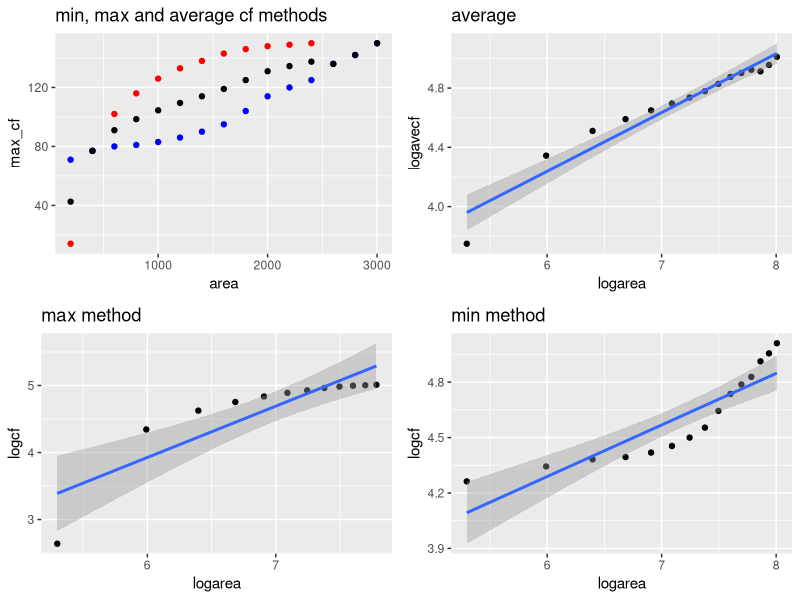
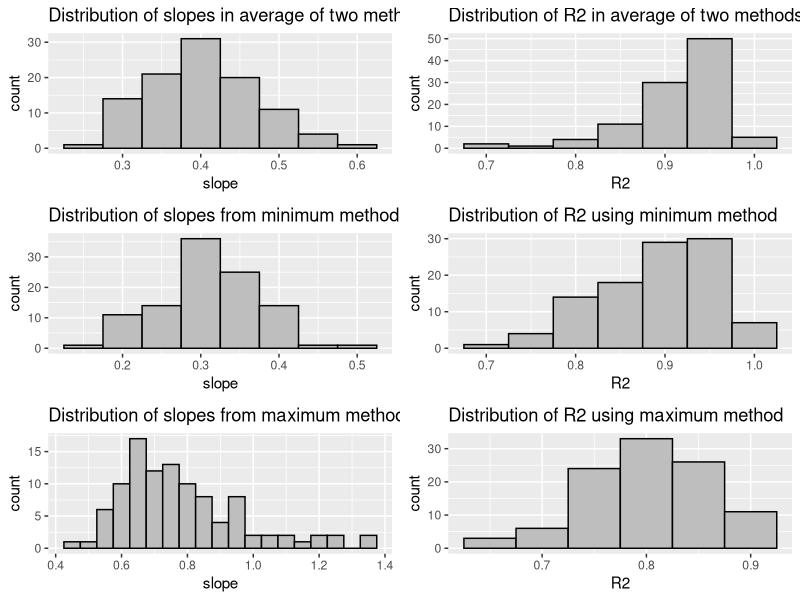

Write the R code that produced these figures, in order.

# Calculating SAC using maxmum and Minimum slope methods
#INPUTS plot_rich.csv (ExploringNests)
#       GroundCover.csv, access
#       VegCodes.csv, csv file
#OUTPUTS Some charts to Results     



rm(list = ls())
cat("\014")
library(dplyr)
library(ggplot2)
library(nlme)
library(gridExtra)
#plot level SAC


plotrichness = read.csv("../Data/plot_rich.csv")
#plot richness includes the missing plots as 0's
plotrichness = plotrichness[, -1]

#Input all the ground flora data
Data = read.csv("../Data/GroundCover.csv")
Data_Yr2 = Data %>% filter(Yr_2 == 2)#%>%select(SITE,PLOT,NEST,COV,Amalgams)
colnames(Data_Yr2) = c("SITE", "PLOT", "NEST", "Cover", "BRC_number", "Year")
veg_codes = read.csv("../Data/vegetation_codes.csv")

# the  bryophytes, lichen etc have already been removed from veg codes csv so join this with ground cover to eliminate bryophytes from counts


colnames(veg_codes) = c("Species", "BRC_number")
Data_Yr2_veg = Data_Yr2 %>% inner_join(veg_codes)
# now using Dat_Yr2_veg means analysis is carried out without bryophytes


missing_sites = c(15, 17, 38, 46, 46, 46, 59, 59, 63,
                  74, 77, 83, 90, 98, 98, 98, 59, 79,
                  79, 91, 99, 99, 99, 48, 48, 29, 29,
                  82, 77)
missing_plots = c(1,15, 9, 2, 8, 16, 1, 8, 14, 16, 1,
                  16, 2,11,12,14,1, 2, 3, 15, 10, 13,
                  14, 7, 10, 2, 1, 7, 16)
missing = as.data.frame(cbind(missing_sites, missing_plots))
colnames(missing) = c("Site", "Plot")

# calculate SAC starting from least rich plot
#select plot with least amount of species
#remove missing plots from Data_Yr2_veg



sac_max = list()

for (i in 1:103){
  f = vector()
  plotvect = c(1:16)
  sitevector = plotrichness[i,] # vector of richnesses of each plot for site i
  # remove zero values of missing plots
  #sitevector = sitevector[sitevector != 0]
  sitevector[sitevector == 0] = NA
  start = which.min(sitevector) # take plot with min richness
  siteveg = Data_Yr2_veg %>% filter(SITE == i) #get species data for site i
  startplot = siteveg %>% filter(PLOT == start) # get species data for min plot
  f[1] = length(unique(startplot$Species)) # first frequency  is just richness of min plot
  restofplots = siteveg %>% filter(PLOT != start) # take out the min plot
  plotvect = plotvect[-start] # take out the plot number of min plot
  j = 1
    while (length(plotvect != 0)) {
      #browser()
      j = j + 1 # counter for position in f vector
      #inner joins of all other plots to min plot, tmp 2 lists all species in
      #next plot that were not in min plot.
      tmp2 = restofplots %>% group_by(PLOT) %>% anti_join(., startplot, by = "Species")
      if (length(tmp2$SITE) == 0) {
         break
      } else {
    # this just gives the numbers of new species
          nos = as.data.frame(tmp2 %>% group_by(PLOT) %>% summarise(length(unique(Species))))
    #find location i.e.plot numer of biggest new no. of species
          position = which.max(nos[, 2])
          nextplot = nos[, 1][position]
    # make the next frequency the biggest jump
          f[j] = max(nos[, 2]) #next f along, the extra species only
    #remove that plot number
          plotvect = plotvect[which(plotvect != nextplot)]
    # remove that plot species list
          restofplots = filter(siteveg, PLOT %in% plotvect)
          nextplotveg = siteveg %>% filter(PLOT == nextplot)
    # add the species for the removed plot to the start plot so only additional
    #new species are counted
          startplot = rbind(startplot, nextplotveg)
  }
    }
  sac_max[[i]] = cumsum(f)
}
  

# We have the cumsums in sac_max for the maximum gradient.
# Repeat for the minimum gradient

sac_min = list()

for (i in 1:103){
  f = vector()
  plotvect = c(1:16)
  sitevector = plotrichness[i,] # vector of richnesses of each plot for site i
  # remove zero values of missing plots
  #make NA to keep plot position
  #sitevector = sitevector[sitevector != 0]
  sitevector[sitevector == 0] = NA
  start = which.max(sitevector) # take plot with max richness
  siteveg = Data_Yr2_veg %>% filter(SITE == i) #get species data for site i
  startplot = siteveg %>% filter(PLOT == start) # get species data for min plot
  f[1] = length(unique(startplot$Species)) # first frequency  is just richness of min plot
  restofplots = siteveg %>% filter(PLOT != start) # take out the min plot
  plotvect = plotvect[-start] # take out the plot number of min plot
  j = 1
  while (length(plotvect != 0)) {
    #browser()
    j = j + 1 # counter for position in f vector
    #inner joins of all other plots to min plot, tmp 2 lists all species in
    #next plot that were not in min plot.
    tmp2 = restofplots %>% group_by(PLOT) %>% anti_join(., startplot, by = "Species")
    if (length(tmp2$SITE) == 0) {
      break
    } else {
      # this just gives the numbers of new species
      nos = as.data.frame(tmp2 %>% group_by(PLOT) %>% summarise(length(unique(Species))))
      #find location i.e.plot numer of biggest new no. of species
      position = which.min(nos[, 2])
      nextplot = nos[, 1][position]
      # make the next frequency the biggest jump
      f[j] = min(nos[, 2]) #next f along, the extra species only
      #remove that plot number
      plotvect = plotvect[which(plotvect != nextplot)]
      # remove that plot species list
      restofplots = filter(siteveg, PLOT %in% plotvect)
      nextplotveg = siteveg %>% filter(PLOT == nextplot)
      # add the species for the removed plot to the start plot so only additional
      #new species are counted
      startplot = rbind(startplot, nextplotveg)
    }
  }
  sac_min[[i]] = cumsum(f)
}


areas = seq(from = 200, to = 3200, by = 200)

# make a long df from the min cumsums
long_sac_min = data.frame()

for (i in 1:103){
  y = as.numeric(sac_min[[i]])
  l = length(y)
  x = as.numeric(areas[1:l])
  sitecol =  rep(i,l)
  cols = as.data.frame(cbind(sitecol,x,y))
  colnames(cols) = c("Site","area","min_cf")
  long_sac_min = rbind(long_sac_min,cols)
}


#make a long df from the max cumsums
  
long_sac_max = data.frame()

for (i in 1:103){
  y = as.numeric(sac_max[[i]])
  l = length(y)
  x = as.numeric(areas[1:l])
  sitecol =  rep(i,l)
  cols = as.data.frame(cbind(sitecol,x,y))
  colnames(cols) = c("Site","area","max_cf")
  long_sac_max = rbind(long_sac_max,cols)
}

#Now have long df of cf for each site by max and min method.
#Want to create an average of the two

######################################################
#For example of the issue, consider site 1

site_max = long_sac_max%>%filter(Site == 83)
site_min = long_sac_min%>%filter(Site == 83)

longest =  vector()
shortest = vector()

x1 = site_max$max_cf
x2 = site_min$min_cf

if (length(x1)>length(x2)){
  longest = x1
  shortest = x2
}else {
  longest = x2
  shortest = x1
}

diff = length(longest)  - length(shortest)
longest_cut = longest[1:length(shortest)] # take off the end cf's on longest

ave = (shortest + longest_cut)/2 # calcualte average



if (diff > 1){
index_replace = c((length(shortest)+1) : (length(shortest)+diff))
}else{
  index_replace = (length(shortest)+1)
}
# make all the ave vector 16 long


replace = longest[index_replace] # now add the cut of bits back on
ave_full = c(ave,replace)

#make new dataframe of average values and areas, add log columns
ave_data = data.frame()
# make sure you have same number of points as areas
num_aves = length(ave_full)
areas_cut = areas[1:length(ave_full)]

ave_data =  as.data.frame(cbind(areas_cut,ave_full))
ave_data$logarea = log(ave_data$areas_cut)
ave_data$logavecf = log(ave_data$ave_full)

#check out the log/log for the max and min data
site_max$logarea = log(site_max$area)
site_max$logcf = log(site_max$max_cf)

site_min$logarea = log(site_min$area)
site_min$logcf = log(site_min$min_cf)

allmethods = ggplot()+
  geom_point(data = site_max, aes(x = area, y = max_cf), color="red") +
  geom_point(data = site_min, aes(x = area, y = min_cf),color="blue")+
  geom_point(data = ave_data, aes(x = areas_cut, y = ave_full),color="black")+
  labs(title = "min, max and average cf methods")


avefit = ggplot(data = ave_data, aes(x = logarea, y = logavecf))+
  geom_point()+
  geom_smooth(method = "lm")+
  labs(title = "average")

maxfit = ggplot(data = site_max, aes(x = logarea, y = logcf))+
  geom_point()+
  geom_smooth(method = "lm")+
labs(title = "max method")

minfit = ggplot(data = site_min, aes(x = logarea, y = logcf))+
  geom_point()+
  geom_smooth(method = "lm")+
 labs(title = "min method")

#png("../Results/Site1SAC.png")
grid.arrange(allmethods,avefit,maxfit,minfit, nrow = 2)
#dev.off()
#####################################################

## run a linear model for every wood using min/max and average and see what's what.
# first create the average dataframe

ave_data = data.frame()

for (i in 1:103){
  
  site_max = long_sac_max%>%filter(Site == i)
  site_min = long_sac_min%>%filter(Site == i)
  
  longest =  vector()
  shortest = vector()
  
  x1 = site_max$max_cf
  x2 = site_min$min_cf
  
  if (length(x1)>length(x2)){
    longest = x1
    shortest = x2
  }else {
    longest = x2
    shortest = x1
  }
  
  diff = length(longest)  - length(shortest)
  longest_cut = longest[1:length(shortest)] # take off the end cf's on longest
  
  ave = (shortest + longest_cut)/2 # calcualte average
  
  
  
  if (diff > 1){
    index_replace = c((length(shortest)+1) : (length(shortest)+diff))
  }else{
    index_replace = (length(shortest)+1)
  }
  
  replace = longest[index_replace] # now add the cut of bits back on
  ave_full = c(ave,replace)
  
  areas = seq(from = 200, to = 3200, by = 200) # make the correct length
  areas_cut = areas[1:length(ave_full)]
  Site = rep(i,length(ave_full))
  #make a dataframe
  aves=  as.data.frame(cbind(Site,areas_cut,ave_full))
  ave_data = rbind(ave_data,aves)
}

#######################################################



#Now look at R2 etc for the min/max and average

ave_data$logarea = log(ave_data$area)
ave_data$logave = log(ave_data$ave_full)

ave_data_fits = data.frame()
for(i in 1:103){
  #browser()
  site = ave_data%>%filter(Site == i)
  model_ave = lm(site$logave ~ site$logarea)
  s = summary(model_ave)
  slope = model_ave$coefficients[2]
  r2 = s$r.squared
  this_row = as.data.frame(cbind(i,slope,r2))
  ave_data_fits= rbind(ave_data_fits, this_row)
}
colnames(ave_data_fits) = c("Site","slope","R2")
row.names(ave_data_fits) = c(1:103)
##########################################


long_sac_max$logarea = log(long_sac_max$area)
long_sac_max$log_cf_max = log(long_sac_max$max_cf)

max_data_fits = data.frame()
for(i in 1:103){
  site = long_sac_max%>%filter(Site ==i)
  model_max= lm(site$log_cf_max ~ site$logarea)
  s = summary(model_max)
  slope = model_max$coefficients[2]
  r2 = s$r.squared
  this_row = as.data.frame(cbind(i,slope,r2))
  max_data_fits = rbind(max_data_fits, this_row)
}
colnames(max_data_fits) = c("Site","slope","R2")
row.names(max_data_fits) = c(1:103)
#######################################

long_sac_min$logarea = log(long_sac_min$area)
long_sac_min$log_cf_min = log(long_sac_min$min_cf)

min_data_fits = data.frame()
for(i in 1:103){
  site = long_sac_min%>%filter(Site ==i)
  model_min= lm(site$log_cf_min ~ site$logarea)
  s = summary(model_min)
  slope = model_min$coefficients[2]
  r2 = s$r.squared
  this_row = as.data.frame(cbind(i,slope,r2))
  min_data_fits = rbind(min_data_fits, this_row)
}
colnames(min_data_fits) = c("Site","slope","R2")
row.names(min_data_fits) = c(1:103)

#########################################

#look at slopes and r2 from the three dataframes

avehist = ggplot(ave_data_fits, aes(slope))+
  geom_histogram(binwidth = 0.05, col = "black", fill = "grey")+
  ggtitle("Distribution of slopes in average of two methods")
aveR2 = ggplot(ave_data_fits, aes(R2))+
  geom_histogram(binwidth = 0.05, col = "black", fill = "grey")+
  ggtitle("Distribution of R2 in average of two methods")

minhist = ggplot(min_data_fits, aes(slope))+
  geom_histogram(binwidth = 0.05, col = "black", fill = "grey")+
  ggtitle("Distribution of slopes from minimum method")
minR2 = ggplot(min_data_fits, aes(R2))+
  geom_histogram(binwidth = 0.05, col = "black", fill = "grey")+
  ggtitle("Distribution of R2 using minimum method")

maxhist =ggplot(max_data_fits, aes(slope))+
  geom_histogram(binwidth = 0.05, col = "black", fill = "grey")+
  ggtitle("Distribution of slopes from maximum method")
maxR2=ggplot(max_data_fits, aes(R2))+
  geom_histogram(binwidth = 0.05, col = "black", fill = "grey")+
  ggtitle("Distribution of R2 using maximum method")

#png("../Results/AcrossPlotSAC.png")
grid.arrange(avehist,aveR2,minhist,minR2,maxhist,maxR2, nrow = 3)
#dev.off()

##########################################

#Look at max fits for all woods. 
i = 2
#need to make each set 3200 long
max_sac = data.frame()
for (i in 1:103){
  data = long_sac_max%>%filter(Site == i)
  l = length(data$area)
  diff = 16 - l
  final_val = max(data$max_cf)
  pad_vals = rep(final_val, diff)
  pad_area = areas[(l+1):16]
  tmp_cf = c(data$max_cf, pad_vals)
  site = rep(i,16)
  this_set = cbind(site,areas,tmp_cf)
  max_sac = rbind(max_sac,this_set)
}


#select subsets of 10 woods to see whats going on

set1 = c(1:25)
setA = max_sac%>%filter(site %in% set1)

set2 = c(26:50)
setB = max_sac%>%filter(site %in% set2)

set3 = c(51:75)
setC = max_sac%>%filter(site %in% set3)

set4 = c(76:103)
setD = max_sac%>%filter(site %in% set4)

g1 = ggplot(setA , aes(x = areas, y = tmp_cf, group = site, colour = site))+  geom_line()
  

g2 = ggplot(setB , aes(x = areas, y = tmp_cf, colour = site))+  geom_point()
g3 = ggplot(setC , aes(x = areas, y = tmp_cf, colour = site))+  geom_point()
g4 = ggplot(setD , aes(x = areas, y = tmp_cf, colour = site))+  geom_point()

#instead of using final value, continue at gradient of fianl two values
i = 78
max_sac2 = data.frame()
for (i in 1:103){
  data = long_sac_max%>%filter(Site == i)
  l = length(data$area)
  diff = 16 - l
  grad = data$max_cf[l] - data$max_cf[l-1]
  final_val = data$max_cf[l]
  pad_cf = vector()
  for (j in 1:diff){
    final_val = final_val + grad
    pad_cf[j] = final_val
  }
  
  tmp_cf = c(data$max_cf, pad_cf)
  site = rep(i,16)
  this_set = cbind(site,areas,tmp_cf)
  max_sac2 = rbind(max_sac2,this_set)
}

